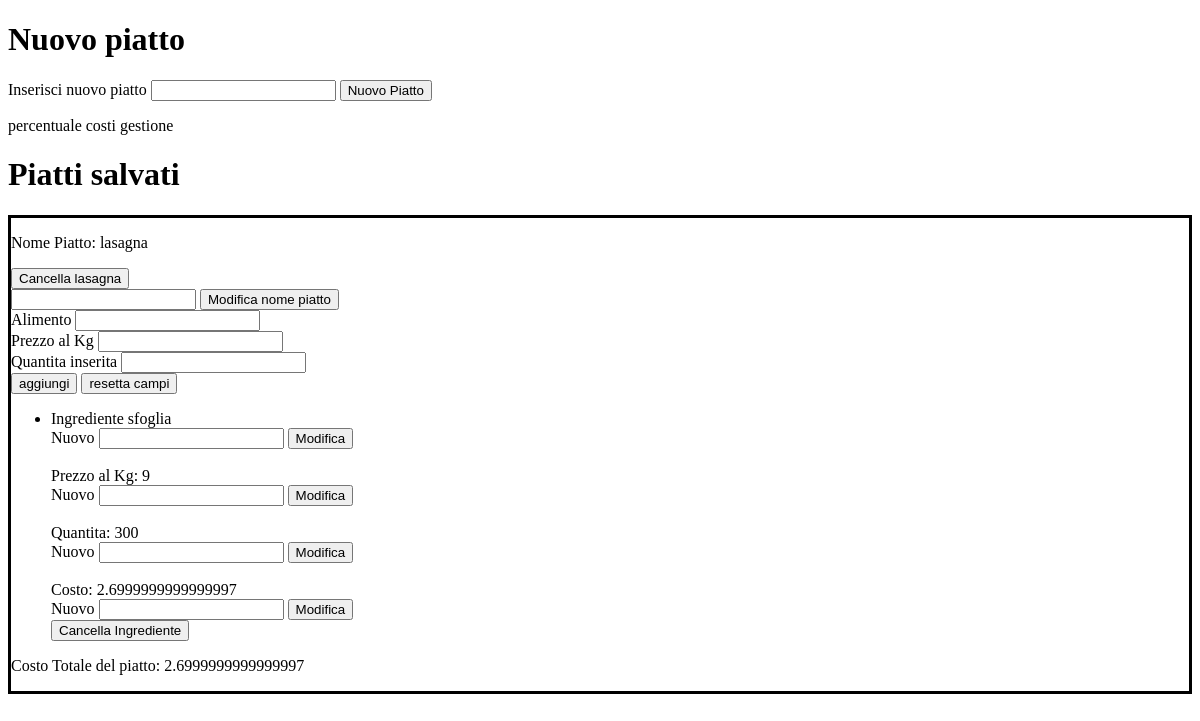
Page /calcolaTotale (signed in) on the earlier database version.
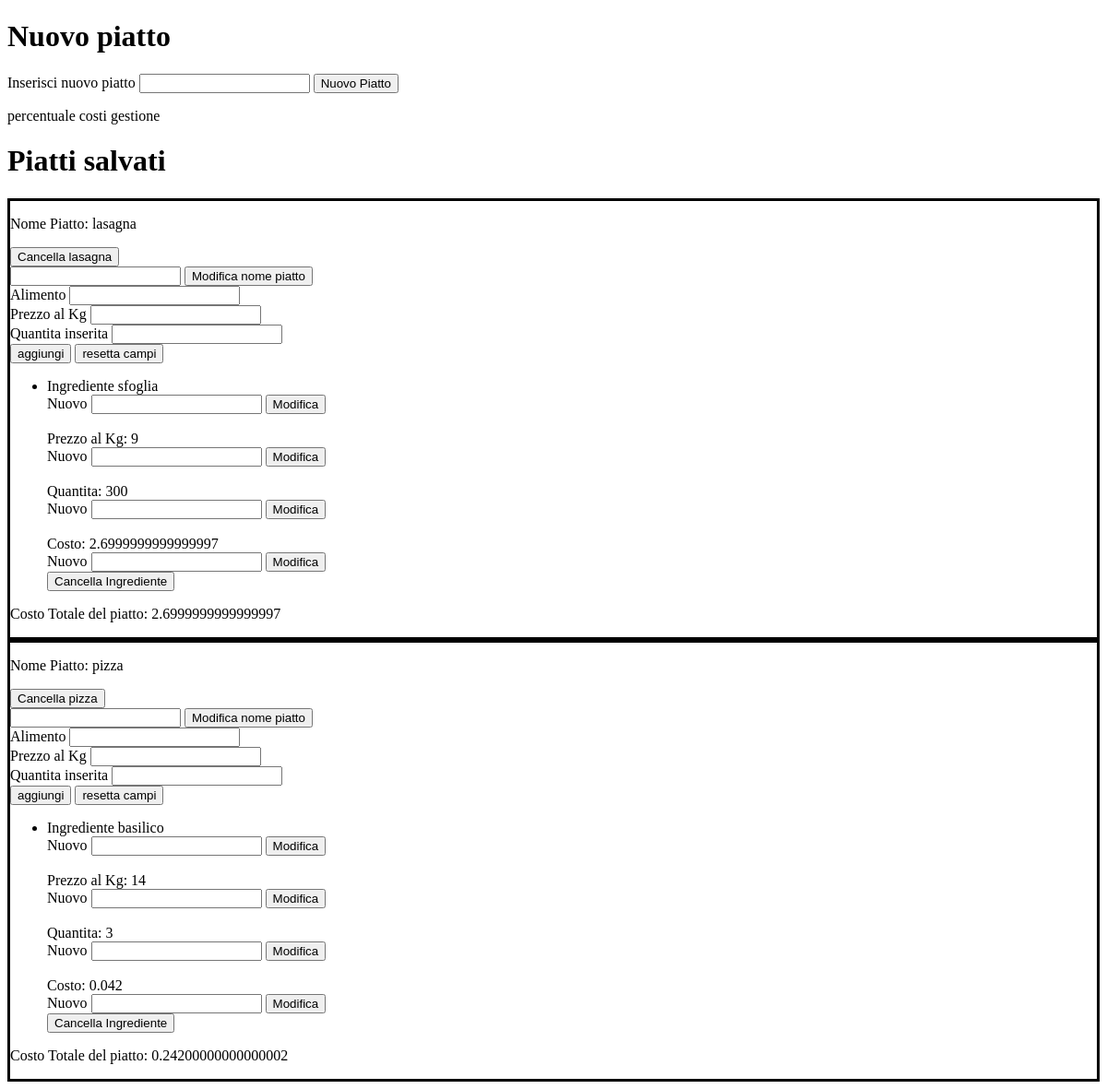
Same page on the later database version.
### tables this page shows
CREATE TABLE piatti
(
	piattoId INTEGER PRIMARY KEY AUTOINCREMENT,
    idUtente INT,
	nome VARCHAR(100),
    costo DECIMAL (10, 4)
);

CREATE TABLE ingredienti
(
    ingredienteId INTEGER PRIMARY KEY AUTOINCREMENT,
    idUtente INT,
    idPiatto INT,
    nome TEXT,
    prezzoKg DECIMAL (10, 4),
	quantita DECIMAL (10, 4),
    costo DECIMAL(10, 3)
);

### app.py (the view)
@app.route('/calcolaTotale', methods=['POST', 'GET'])
def calcolaTot():
    db=database.db()
    piattiUtente=database.visualizza_tutti_piatti(db, 'piatti', session['userId'])
    ingredientiUtente=database.visualizza_tutti_piatti(db, 'ingredienti', session['userId'])
    db.close()
    return render_template('calcolaPrezzo.html', piattiUtente=piattiUtente, ingredientiUtente=ingredientiUtente)

### query.py (called while the page is built)
    def db():
        DATABASE = 'piatti.db'
        db = getattr(g, '_database', None)
        if db is None:
            db = g._database = sqlite3.connect(DATABASE)
        return db

    def visualizza_tutti_piatti(db, tabella, idUte):
        cursore=db.cursor()
        if tabella=='piatti':
            cursore.execute(f"SELECT * FROM {tabella} WHERE idUtente=?", (idUte,))
            piatti=cursore.fetchall()
        elif tabella=='ingredienti':
            cursore.execute(f"SELECT * FROM {tabella} WHERE idUtente=?", (idUte,))
            piatti=cursore.fetchall()
        return piatti

### templates/calcolaPrezzo.html (shortened to what this page needs)
<!DOCTYPE html>
<html>
<head>
</head>
<body class="l1">
    <div class="fondoForm">
        <h1>Nuovo piatto</h1>
        <form action="{{('/nuovoPiatto')}}" method="post">
            <label for="nomePiatto">Inserisci nuovo piatto</label>
            <input type="text" id="nomePiatto" name="nomePiatto">
            <input type="submit" value="Nuovo Piatto">
        </form>
        <p>percentuale costi gestione</p>
    </div>
    <div class="fondoForm">
        <h1>Piatti salvati</h1>
        {% for piatto in piattiUtente %}
        <div class="piatti" style=" border:solid;">
            <p>Nome Piatto: {{piatto[2]}}</p>
            <form action="{{('/cancellaX')}}" method="post">
                <input type="submit" value="Cancella {{piatto[2]}}" />
            </form>
            <form action="{{(url_for('modifica', sel=1, idP=piatto[0], selCol=0))}}" method="post">
                <input type="text" name="nuovo" />
                <input type="submit" value="Modifica nome piatto" />
            </form>
            <form action="{{('/nuovoIngrediente')}}" method="post">
                <label for="nomeAlimento">Alimento</label>
                <input type="text" id="nomeAlimento" name="nomeAlimento">
                <br>
                <label for="prezzoAlKg">Prezzo al Kg</label>
                <input type="text" id="prezzoAlKg" name="prezzoAlKg">
                <br>
                <label for="quantita">Quantita inserita</label>
                <input type="text" id="quantita" name="quantita">
                <br>
                <input type="submit" value="aggiungi">
                <input type="reset" value="resetta campi">
            </form>
            <ul>
                {% for ingredientiUtente in ingredientiUtente %}
                {% if piatto[0]== ingredientiUtente[2] %}
                <li>
                    Ingrediente {{ingredientiUtente[3]}}
                    <form action="{{(url_for('modifica', sel=2, idP=ingredientiUtente[0], selCol=0))}}" , method="post">
                        <label for="ingre">Nuovo</label>
                        <input type="text" name="ingre" />
                        <input type="submit" value="Modifica" />
                    </form>
                    <br />
                    Prezzo al Kg: {{ingredientiUtente[4]}}
                    <form action="{{(url_for('modifica', sel=2, idP=ingredientiUtente[0], selCol=1))}}" , method="post">
                        <label for="ingre">Nuovo</label>
                        <input type="text" name="ingre" />
                        <input type="submit" value="Modifica" />
                    </form>
                    <br />
                    Quantita: {{ingredientiUtente[5]}}
                    <form action="{{(url_for('modifica', sel=2, idP=ingredientiUtente[0], selCol=2))}}" , method="post">
                        <label for="ingre">Nuovo</label>
                        <input type="text" name="ingre" />
                        <input type="submit" value="Modifica" />
                    </form>
                    <br />
                    Costo: {{ingredientiUtente[6]}}
                    <form action="{{(url_for('modifica', sel=2, idP=ingredientiUtente[0], selCol=3))}}" , method="post">
                        <label for="ingre">Nuovo</label>
                        <input type="text" name="ingre" />
                        <input type="submit" value="Modifica" />
                    </form>
                    <form action="{{('/cancellaXy')}}" method="post">
                        <input type="submit" value="Cancella Ingrediente" />
                    </form>
                </li>
                {% endif %}
                {% endfor %}
            </ul>
            <p>Costo Totale del piatto: {{piatto[3]}}</p>
        </div>
        {% endfor %}
    </div>
</body>
</html>

Differences in the rows shown:
added piatti: nome "pizza", nome "Cancella pizza", costo "0.24200000000000002"
added ingredienti: nome "basilico", prezzoKg "14", quantita "3", costo "0.042", shown under "pizza"
